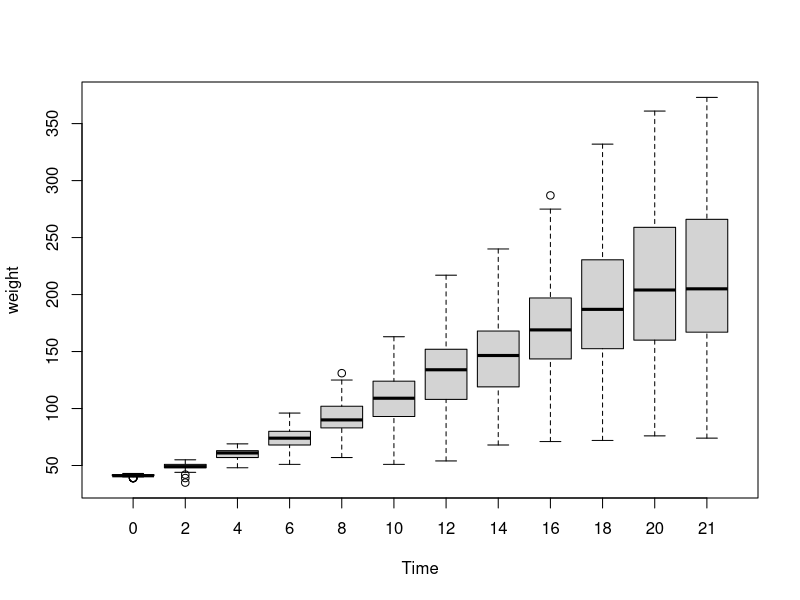

The R script that drew this image: (Note: this script raises an error after producing the figure.)
## ---- chunk 1
library(here)
library(knitr)
library(kableExtra)

# Copied & modified from: https://github.com/gadenbuie/gentle-ggplot2 (Index.Rmd)
#
# Thanks to Garrick Aden-Buie (https://www.garrickadenbuie.com/) for sharing :)
#

knitr::opts_chunk$set(fig.width=4.4, fig.height=3.2, fig.retina=4,
                      out.width = "100%",
                      message=FALSE, warning=FALSE, cache = FALSE, 
                      autodep = TRUE, hiline=TRUE)

knitr::opts_hooks$set(fig.callout = function(options) {
  if (options$fig.callout) {
    options$echo <- FALSE
    options$out.height <- "99%"
    options$fig.width <- 16
    options$fig.height <- 8
  }
  options
})

options(
  htmltools.dir.version = FALSE, 
  width = 90,
  # max.print = 9999,
  knitr.table.format = "html"
)

## ---- chunk 2
cat('--- 
title: "R Markdown Demo"
author: "Saghir Bashir"
date: "13/06/2019"
output: html_document
---\n\n_Using_  **R** as a calculator.\n\n```{r Rcalc}
2+5
8**2\n```
\nPlot the `ChickWeight` data.\n```{r plotCW, echo=FALSE, out.width="80%"}
with(ChickWeight, boxplot(weight ~ Time))\n```')
## ---- chunk 3
(2+5)**2
## ---- chunk 4
with(ChickWeight, boxplot(weight ~ Time))
## ---- chunk 5
cat('--- 
title: "R Markdown Demo"
author: "Saghir Bashir"
date: "13/06/2019"
output: html_document
---\n\n_Using_  **R** as a calculator.\n\n```{r Rcalc}
2+5
8**2\n```
\nPlot the `ChickWeight` data.\n\n```{r plotCW, echo=FALSE, out.width="80%"}
with(ChickWeight, boxplot(weight ~ Time))\n```')
## ---- chunk 6
cat('--- 
title: "R Markdown Demo"
author: "Saghir Bashir"
date: "13/06/2019"
output: html_document
---\n\n_Using_  **R** as a calculator.\n\n```{r Rcalc}
2+5
8**2\n```
\nPlot the `ChickWeight` data.\n\n```{r plotCW, echo=FALSE, out.width="80%"}
with(ChickWeight, boxplot(weight ~ Time))\n```\n')
## ---- chunk 7
cat('--- 
title: "R Markdown Demo"
author: "Saghir Bashir"
date: "13/06/2019"
output: html_document
---\n\n_Using_  **R** as a calculator.\n\n```{r Rcalc}
2+5
8**2\n```\n\nPlot the `ChickWeight` data.\n\n```{r plotCW, echo=FALSE, out.width="80%"}
with(ChickWeight, boxplot(weight ~ Time))\n```\n')
## ---- chunk 8
knitr::include_graphics("images/ScreenShots/Screenshot-Rmd-Cheatsheet.png")
## ---- chunk 9
knitr::include_graphics("images/ScreenShots/Rmarkdown-HTML-Example-01.png")
## ---- chunk 10
knitr::include_graphics("images/ScreenShots/Rmarkdown-HTML-Example-02.png")
## ---- chunk 11
knitr::include_graphics("images/ScreenShots/Rmarkdown-HTML-Example-03.png")
## ---- chunk 12
knitr::include_graphics("images/ScreenShots/Rmarkdown-PDF-Example-01.png")
## ---- chunk 13
knitr::include_graphics("images/ScreenShots/Rmarkdown-PDF-Example-02.png")
## ---- chunk 14
knitr::include_graphics("images/ScreenShots/Rmarkdown-PDF-Example-03.png")
## ---- chunk 15
knitr::include_graphics("images/ScreenShots/Rmarkdown-HTML-Example-04.png")
